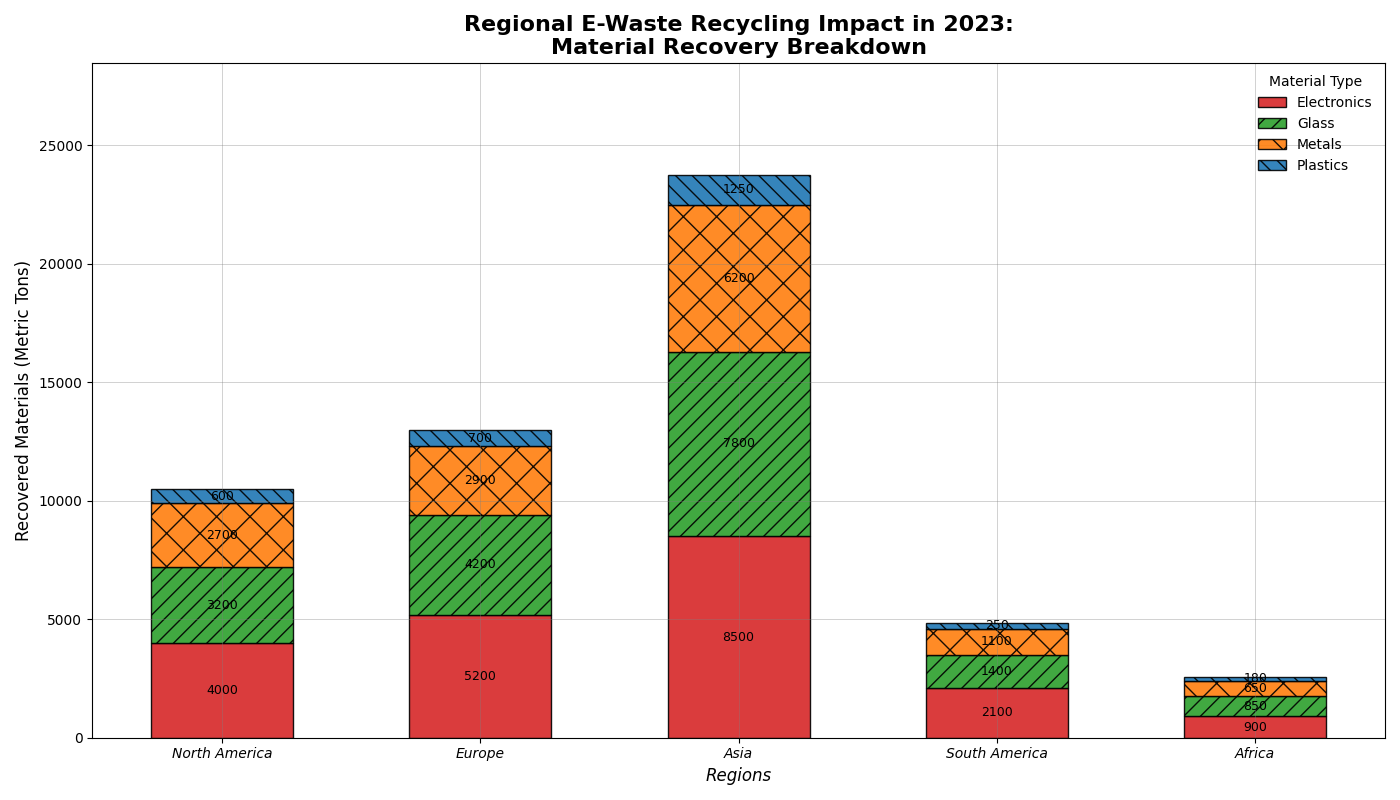

Here is the Python script that generated this plot:
import matplotlib.pyplot as plt
import numpy as np

regions = ['North America', 'Europe', 'Asia', 'South America', 'Africa']

na_recovery = [4000, 3200, 2700, 600]
eu_recovery = [5200, 4200, 2900, 700]
asia_recovery = [8500, 7800, 6200, 1250]
sa_recovery = [2100, 1400, 1100, 250]
africa_recovery = [900, 850, 650, 180]

data = np.array([na_recovery, eu_recovery, asia_recovery, sa_recovery, africa_recovery])

fig, ax = plt.subplots(figsize=(14, 8))

colors = ['#d62728', '#2ca02c', '#ff7f0e', '#1f77b4']
bar_positions = np.arange(len(regions))
bar_width = 0.55
bottoms = np.zeros(len(regions))
hatches = ['', '//', 'x', '\\\\']  # Add hatches for pattern variety

for i in range(data.shape[1]):
    ax.bar(bar_positions, data[:, i], width=bar_width, label=['Electronics', 'Glass', 'Metals', 'Plastics'][i],
           color=colors[i], bottom=bottoms, alpha=0.9, edgecolor='black', hatch=hatches[i])
    bottoms += data[:, i]

ax.set_title('Regional E-Waste Recycling Impact in 2023:\nMaterial Recovery Breakdown', fontsize=16, fontweight='bold')
ax.set_xlabel('Regions', fontsize=12, fontstyle='italic')
ax.set_ylabel('Recovered Materials (Metric Tons)', fontsize=12)
ax.set_xticks(bar_positions)
ax.set_xticklabels(regions, fontsize=10, style='italic')
ax.set_ylim(0, max(data.sum(axis=1)) * 1.2)

ax.legend(title='Material Type', fontsize=10, loc='upper right', frameon=False)

ax.grid(True, which='both', linestyle='-', linewidth=0.5, color='grey', alpha=0.5)

for i, region_data in enumerate(data):
    cumulative = 0
    for j, amount in enumerate(region_data):
        ax.text(i, cumulative + amount / 2, f'{amount}', ha='center', va='center', fontsize=9, color='black')
        cumulative += amount

plt.tight_layout()
plt.show()
